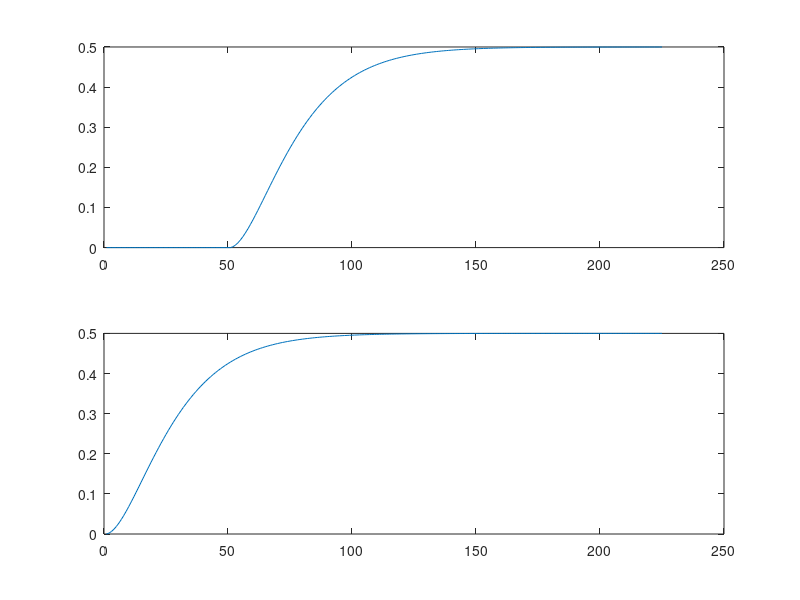
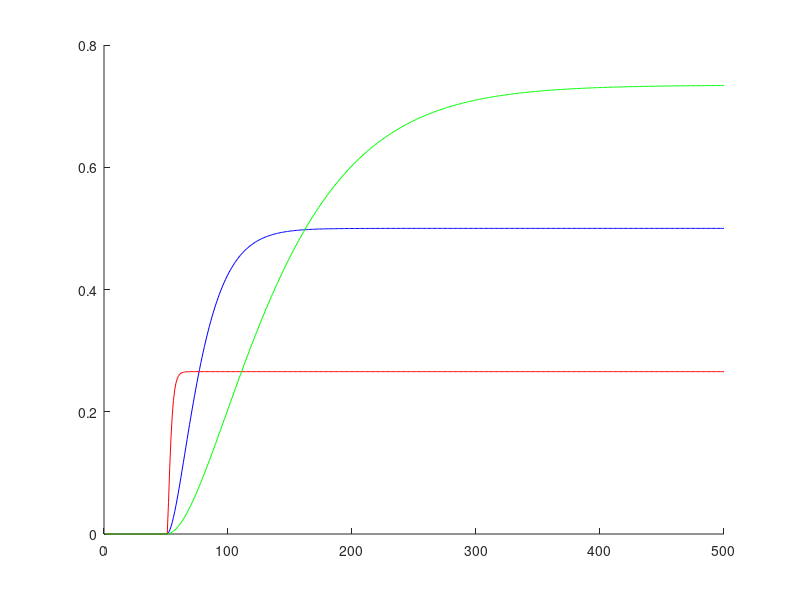
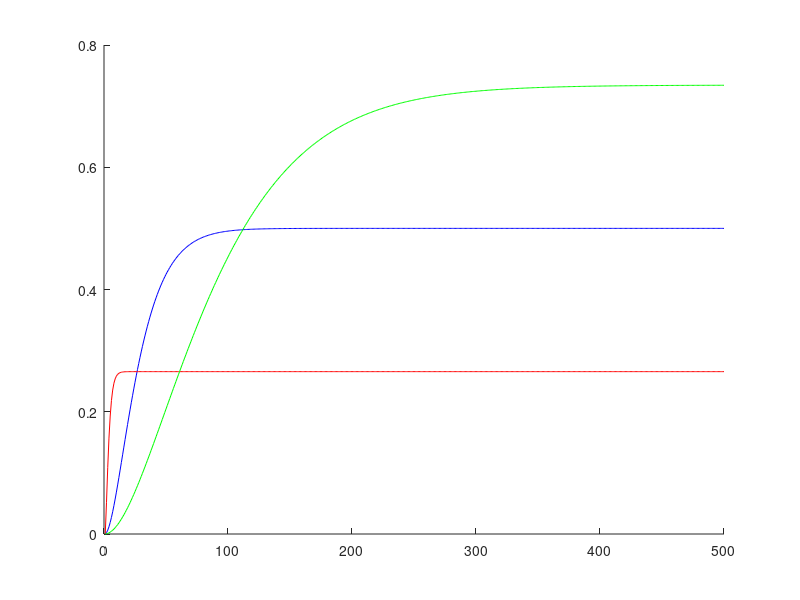

Write MATLAB code to recreate these figures, in order.
clear variables
close all

n = 600;
tau = 50;
U0 = 54;
D0 = 10;
Y0 = 16;
start = 100;

% U = U0*ones(1,n);
% D = D0*ones(1,n);
% Y = Y0*ones(1,n);

% step = 10;
% U(1,start:n) = U0 + step;
% resetObj();
% for i = start+1:n
%     Y(i) = objLin(U(i-1-tau), D(i-1));
% end
% s = (Y(start+1:start+225)-Y0)/step;

% U = U0*ones(1,n);
% D = D0*ones(1,n);
% Y = Y0*ones(1,n);

step = 1;
% D(1,start:n) = D0 + step;
% resetObj();
% for i = start+1:n
%     Y(i) = objLin(U(i-1-tau), D(i-1));
% end
% z = (Y(start+1:start+225)-Y0)/step;

S = zeros(61, n-start);
Z = zeros(61, n-start);
load('params')
for U0 = 24:84
    h10 = ((U0 + D0)/a1)^2;
    V10 = C1*h10^2;
    h20 = h10;
    V20 = V10;
    U = U0*ones(1,n);
    D = D0*ones(1,n);
    U(1,start:n) = U0 + step;
    Y = h20*ones(1,n);
    V1 = V10;
    V2 = V20;
    h1 = h10;
    
    for i = start+1:n
        V1 = V1 + (U(i-1-tau) - U0) + (D(i-1) - D0) - a1/2*h10^-0.5 * (h1 - h10);
        V2 = V2 + a1/2*h10^-0.5 * (h1 - h10) - a1/2*h20^-0.5 * (Y(i-1) - h20);
        h1 = h10 + 1/2*(C1*V10)^-0.5 * (V1 - V10);
        Y(i) = h20 + 1/2*(C2*V20)^-0.5 * (V2 - V20);
    end
    S(U0-23,:) = (Y(start+1:n)-h20)/step;
end
for U0 = 24:84
    h10 = ((U0 + D0)/a1)^2;
    V10 = C1*h10^2;
    h20 = h10;
    V20 = V10;
    U = U0*ones(1,n);
    D = D0*ones(1,n);
    D(1,start:n) = D0 + step;
    Y = h20*ones(1,n);
    V1 = V10;
    V2 = V20;
    h1 = h10;
    
    for i = start+1:n
        V1 = V1 + (U(i-1-tau) - U0) + (D(i-1) - D0) - a1/2*h10^-0.5 * (h1 - h10);
        V2 = V2 + a1/2*h10^-0.5 * (h1 - h10) - a1/2*h20^-0.5 * (Y(i-1) - h20);
        h1 = h10 + 1/2*(C1*V10)^-0.5 * (V1 - V10);
        Y(i) = h20 + 1/2*(C2*V20)^-0.5 * (V2 - V20);
    end
    Z(U0-23,:) = (Y(start+1:n)-h20)/step;
end
s = S(31,1:225);
z = Z(31,1:225);
subplot(2,1,1)
plot(s)
subplot(2,1,2)
plot(z)
figure
hold on
plot(S(31,:),'b')
plot(S(1,:),'r')
plot(S(61,:),'g')
figure
hold on
plot(Z(31,:),'b')
plot(Z(1,:),'r')
plot(Z(61,:),'g')
save('stepRes.mat', 's', 'z', 'S', 'Z')